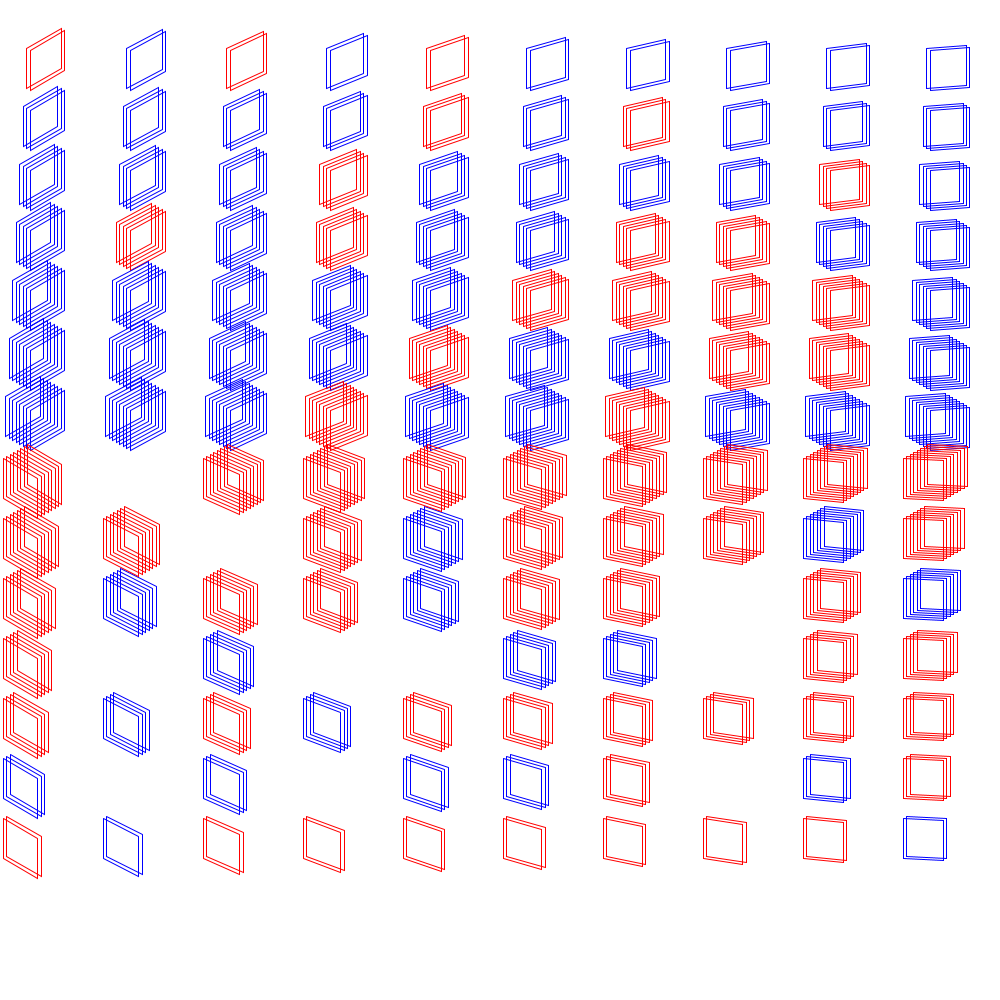
Frame 1 (no input)
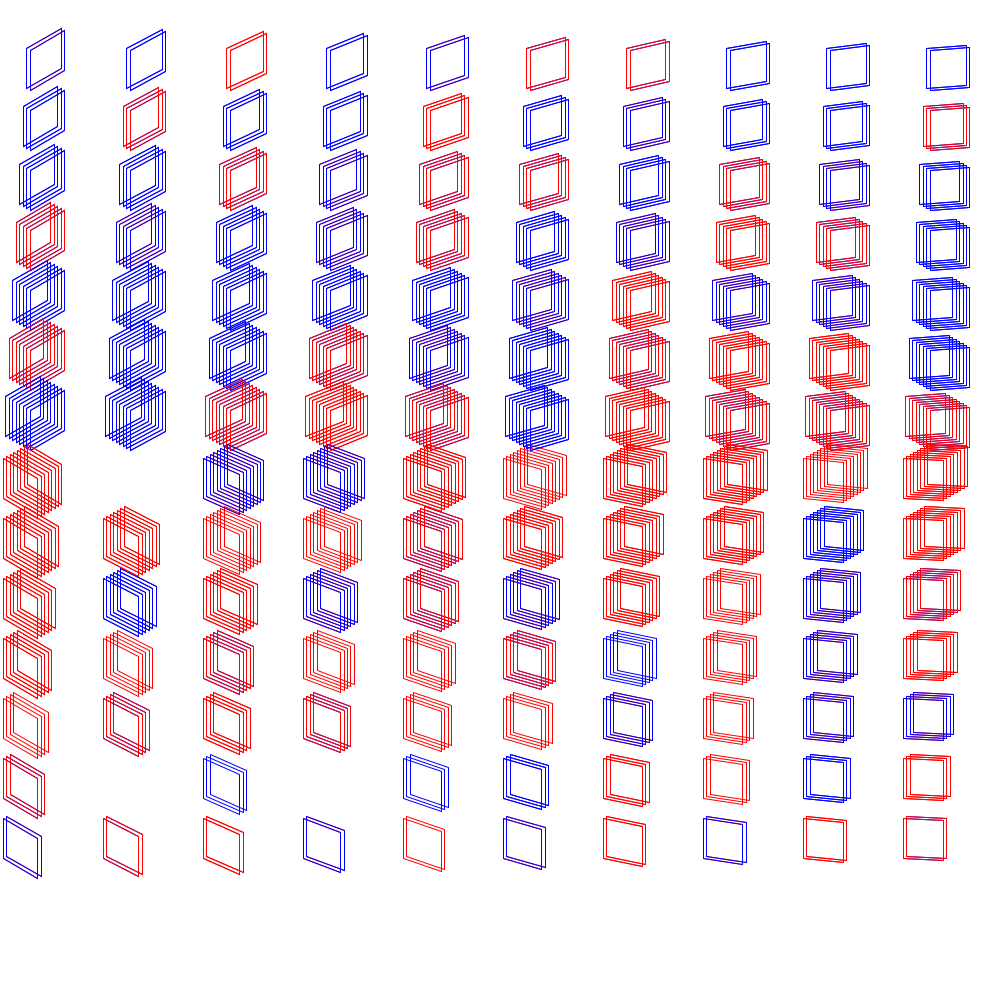
Frame 2 (the mouse pressed at the canvas centre, redrawn once)

The Processing sketch that drew these frames (run headless with seeded random() and noise(); the mouse was pressed at the canvas centre and the sketch redrawn once):

// Processing sketch: cubes4
// ── cubes4.pde
float angle2D = radians(30);

void setup() {
  background(255);
  noLoop();
  smooth();
  size(1000,1000);
}

void draw() { 
  int k;
  int x_count = 10;
  int y_count = 7;
  int init_agnle = 30;
  int d_angle = 30/x_count;

  for(int j = 0; j < y_count; j++) {
 
    for(int i = 0; i < x_count; i++) {
      if(random(0,1) > 0.6) {
      stroke(255, 0, 0);
    } else {
      stroke(0, 0, 255);
    }
      for(k = 0; k < 2 + j; k++) {
        noFill();
        drawRect(30 + i*100, 50 + j*60, 40, 40, k*4, init_agnle - d_angle*i);
      }
    }
  }
  init_agnle = -1;
  for(int j = 0; j < y_count; j++) {
    for(int i = 0; i < x_count; i++) {
      if(random(0,1) > 0.3) {
        stroke(255, 0, 0);
      } else {
        stroke(0, 0, 255);
      }
      if(random(0,1) > 0.2) {
        for(k = 2+j; k > 0; k--) {
          noFill();
          drawRect(0 + i*100, 400 + (y_count -j)*60, 40, 40, k*4, init_agnle - d_angle*(x_count -i));
        }
      }
    }
  }
  
  //stroke(0, 0, 255);
  //for(k = 0; k < 37; k++) {
  //  noFill();
  //  drawRect(500, 270, 200, 200, k*5, -30);
  //}
  //stroke(0);
  //for(k = 0; k < 37; k++) {
  //  noFill();
  //  drawRect(270, 670, 200, 200, k*5, 20);
  //}
  
}

void drawRect(float initialX, float initialY,int lenx, int lenY, int z, int angle) {
  int dir = 1;
  if(angle < 0) {
    dir = -1;
  }
  initialX = initialX - z*cos(angle2D)*dir;
  initialY = initialY - z*sin(angle2D);
  
  beginShape();
  vertex(initialX, initialY);
  vertex(initialX + (lenx * cos(radians(angle))), initialY - (lenx * sin(radians(angle))));
  vertex(initialX + (lenx * cos(radians(angle))) , initialY + lenY - (lenx * sin(radians(angle))));
  vertex(initialX, initialY + lenY);
  vertex(initialX, initialY);
  endShape();
}
